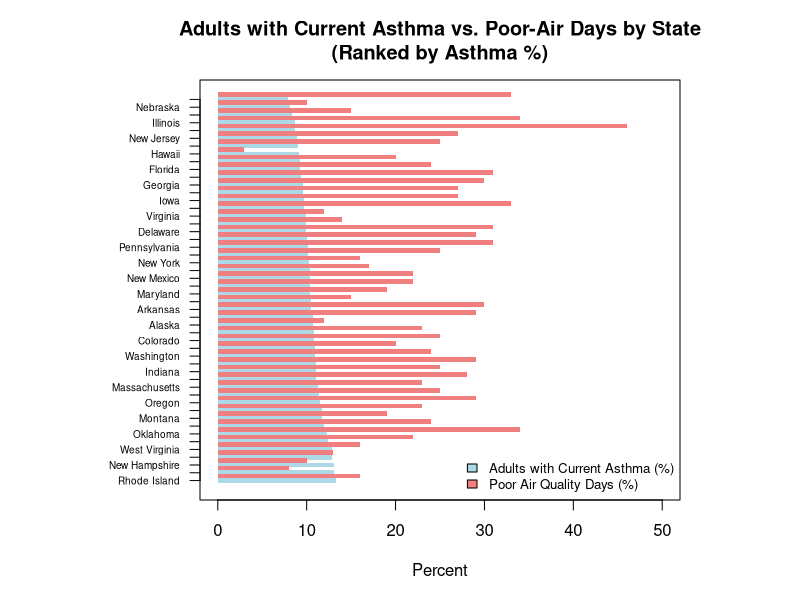
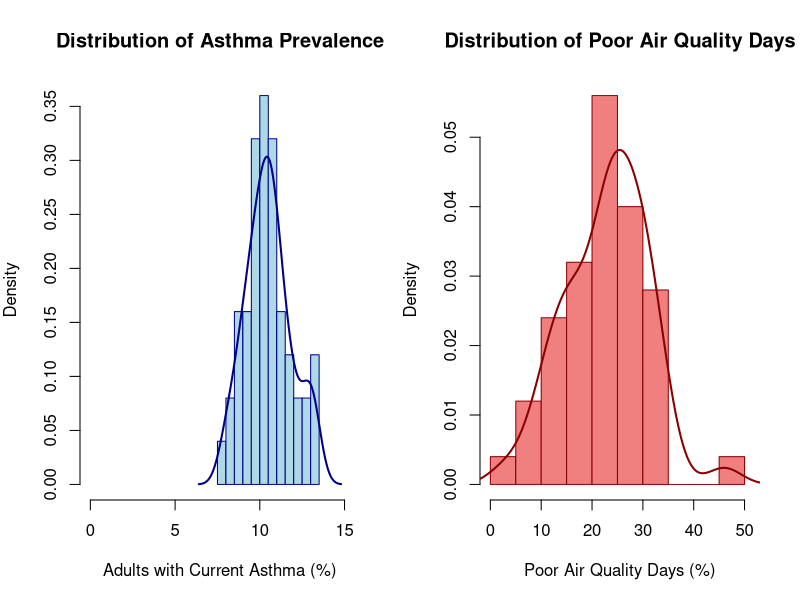
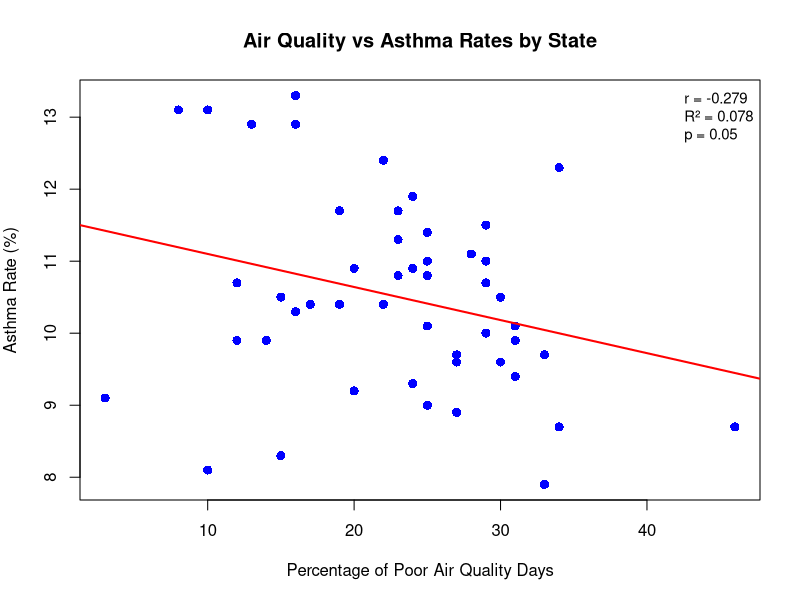

The R script that drew these images, in order:
## ---- chunk 1
knitr::opts_chunk$set(echo = TRUE)
## ---- chunk 2
# Load the data
air_data <- data.frame(
  State = c("Alabama", "Alaska", "Arizona", "Arkansas", "California", "Colorado", "Connecticut", "Delaware", "Florida", "Georgia", "Hawaii", "Idaho", "Illinois", "Indiana", "Iowa", "Kansas", "Kentucky", "Louisiana", "Maine", "Maryland", "Massachusetts", "Michigan", "Minnesota", "Mississippi", "Missouri", "Montana", "Nebraska", "Nevada", "New Hampshire", "New Jersey", "New Mexico", "New York", "North Carolina", "North Dakota", "Ohio", "Oklahoma", "Oregon", "Pennsylvania", "Rhode Island", "South Carolina", "South Dakota", "Tennessee", "Texas", "Utah", "Vermont", "Virginia", "Washington", "West Virginia", "Wisconsin", "Wyoming"),
  Poor_Air = c(0.27, 0.12, 0.33, 0.3, 0.46, 0.25, 0.22, 0.31, 0.24, 0.3, 0.03, 0.28, 0.34, 0.25, 0.27, 0.29, 0.23, 0.29, 0.08, 0.19, 0.23, 0.24, 0.14, 0.31, 0.22, 0.19, 0.1, 0.25, 0.1, 0.27, 0.22, 0.16, 0.2, 0.17, 0.25, 0.34, 0.29, 0.31, 0.16, 0.25, 0.15, 0.23, 0.33, 0.29, 0.13, 0.12, 0.24, 0.16, 0.2, 0.15),
  Asthma = c(9.6, 10.7, 9.7, 10.5, 8.7, 10.8, 12.4, 9.9, 9.3, 9.6, 9.1, 11.1, 8.7, 11, 9.7, 10.7, 10.8, 10, 13.1, 10.4, 11.3, 11.9, 9.9, 9.4, 10.4, 11.7, 8.1, 10.1, 13.1, 8.9, 10.4, 10.3, 9.2, 10.4, 11.4, 12.3, 11.5, 10.1, 13.3, 9, 8.3, 11.7, 7.9, 11, 12.9, 9.9, 10.9, 12.9, 10.9, 10.5)
)
## ---- chunk 3
# Use the existing air_data from our environment
# Convert to appropriate format and calculate percentages
df <- data.frame(
  State = air_data$State,
  asthma_pct = air_data$Asthma,
  poor_air_pct = air_data$Poor_Air * 100  # Convert proportion to percentage
)

# Sort by asthma percentage (descending)
df <- df[order(-df$asthma_pct), ]

# Set up plotting parameters
par(mar = c(5, 10, 4, 6))  # Adjust margins for state names
y_pos <- 1:nrow(df)  # Y positions for bars

# Create empty plot
plot(0, 0, type = "n", 
     xlim = c(0, 50), 
     ylim = c(0.5, nrow(df) + 0.5),
     xlab = "Percent", 
     ylab = "",
     main = "Adults with Current Asthma vs. Poor-Air Days by State\n(Ranked by Asthma %)",
     yaxt = "n")  # No default y-axis

# Add asthma bars (blue)
barplot_height <- df$asthma_pct
rect(xleft = 0, ybottom = y_pos - 0.3, 
     xright = barplot_height, ytop = y_pos + 0.3,
     col = "lightblue", border = NA)

# Add air quality bars (red) - offset slightly
barplot_height_air <- df$poor_air_pct
rect(xleft = 0, ybottom = y_pos - 0.3 + 0.6, 
     xright = barplot_height_air, ytop = y_pos + 0.3 + 0.6,
     col = "lightcoral", border = NA)

# Add state names
axis(2, at = y_pos, labels = df$State, las = 1, cex.axis = 0.6)

# Add legend
legend("bottomright", 
       legend = c("Adults with Current Asthma (%)", "Poor Air Quality Days (%)"),
       fill = c("lightblue", "lightcoral"),
       cex = 0.8,
       bty = "n")
## ---- chunk 4
# Set up side-by-side plots
par(mfrow = c(1, 2), mar = c(5, 4, 4, 2))

# Histogram with density curve for Asthma
hist(df$asthma_pct, 
     breaks = 15,
     main = "Distribution of Asthma Prevalence",
     xlab = "Adults with Current Asthma (%)",
     ylab = "Density",
     col = "lightblue",
     border = "darkblue",
     freq = FALSE,
     xlim = c(0, max(df$asthma_pct) + 2))

# Add density curve
lines(density(df$asthma_pct), col = "darkblue", lwd = 2)


# Histogram with density curve for Poor Air Quality
hist(df$poor_air_pct, 
     breaks = 15,
     main = "Distribution of Poor Air Quality Days",
     xlab = "Poor Air Quality Days (%)",
     ylab = "Density",
     col = "lightcoral",
     border = "darkred",
     freq = FALSE,
     xlim = c(0, max(df$poor_air_pct) + 5))

# Add density curve
lines(density(df$poor_air_pct), col = "darkred", lwd = 2)


# Reset plotting parameters
par(mfrow = c(1, 1))
## ---- chunk 5
## 1st Analysis: Linear Regression - Air Quality vs Asthma Rates

# Convert Poor_Air from proportion to percentage
air_data$Poor_Air_Percent <- air_data$Poor_Air * 100

# Scatter plot with regression line
plot(air_data$Poor_Air_Percent, air_data$Asthma,
     xlab = "Percentage of Poor Air Quality Days",
     ylab = "Asthma Rate (%)",
     main = "Air Quality vs Asthma Rates by State",
     pch = 16, col = "blue", cex = 1.2)

# Add regression line
model <- lm(Asthma ~ Poor_Air_Percent, data = air_data)
abline(model, col = "red", lwd = 2)

# Calculate statistics
correlation <- cor(air_data$Poor_Air_Percent, air_data$Asthma)
r_squared <- summary(model)$r.squared
p_value <- summary(model)$coefficients[2,4]

# Create comprehensive results table
regression_stats <- data.frame(
  Statistic = c("Correlation Coefficient", "R-squared", "Adjusted R-squared", 
                "Overall Model p-value", "Regression p-value", "Observations"),
  Value = c(round(correlation, 3),
            round(r_squared, 3),
            round(summary(model)$adj.r.squared, 3),
            round(pf(summary(model)$fstatistic[1], summary(model)$fstatistic[2], 
                     summary(model)$fstatistic[3], lower.tail = FALSE), 4),
            round(p_value, 4),
            nrow(air_data))
)


# Create coefficients table
coefficients_table <- data.frame(
  Term = c("Intercept", "Poor Air Quality (%)"),
  Estimate = c(round(coef(model)[1], 3), round(coef(model)[2], 3)),
  Std_Error = c(round(summary(model)$coefficients[1,2], 3), 
                round(summary(model)$coefficients[2,2], 3)),
  t_value = c(round(summary(model)$coefficients[1,3], 3), 
              round(summary(model)$coefficients[2,3], 3)),
  p_value = c(round(summary(model)$coefficients[1,4], 4), 
              round(summary(model)$coefficients[2,4], 4))
)


# Add clean statistics to plot
legend("topright", 
       legend = c(paste("r =", round(correlation, 3)),
                  paste("R² =", round(r_squared, 3)),
                  paste("p =", ifelse(p_value < 0.001, "< 0.001", round(p_value, 3)))),
       bty = "n", cex = 0.9)
## ---- chunk 6

## Pearson Correlation Analysis

# Calculate Pearson correlation
cor_test <- cor.test(air_data$Poor_Air, air_data$Asthma, method = "pearson")

# Create correlation results table
correlation_table <- data.frame(
  Statistic = c("Pearson Correlation Coefficient", 
                "95% Confidence Interval Lower",
                "95% Confidence Interval Upper",
                "t-statistic",
                "Degrees of Freedom",
                "p-value",
                "Sample Size"),
  Value = c(round(cor_test$estimate, 3),
            round(cor_test$conf.int[1], 3),
            round(cor_test$conf.int[2], 3),
            round(cor_test$statistic, 3),
            cor_test$parameter,
            ifelse(cor_test$p.value < 0.001, "< 0.001", round(cor_test$p.value, 4)),
            nrow(air_data))
)

# Display correlation results
knitr::kable(correlation_table, caption = "Pearson Correlation Analysis")
